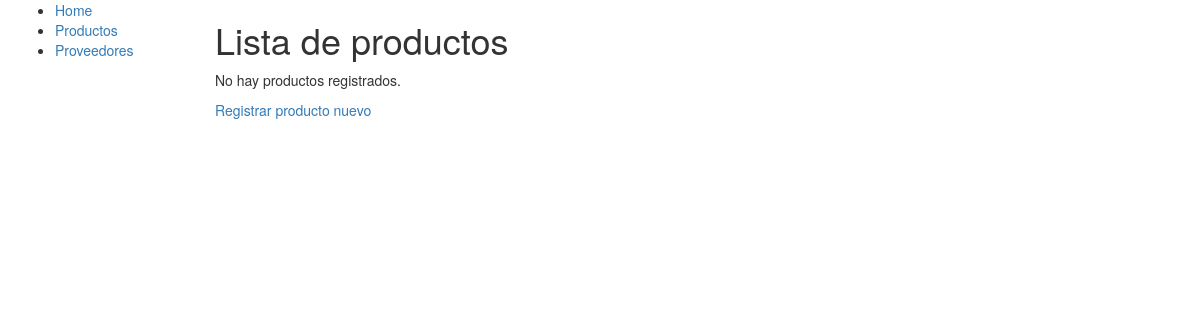
/mostrarproductos/, run on an earlier commit of the app's database.
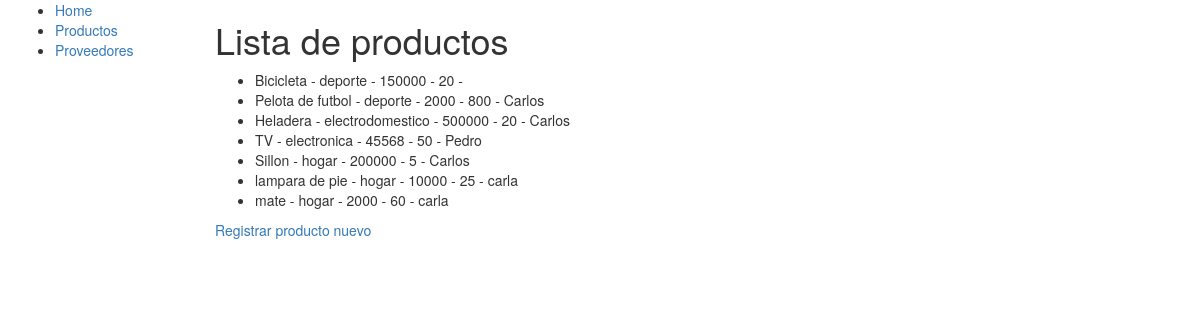
And on a later commit of the database.
### compra/models.py (models this page shows, shortened)
class Producto(models.Model):
    nombre = models.CharField(max_length=50, primary_key=True)
    precio = models.IntegerField()
    categorias= (
        ( 'electronica', 'electronica'),
        ('electrodomestico','electrodomestico'),
        ('hogar','hogar'),
        ('deporte','deportes')
    )
    categoria = models.CharField(max_length=30,choices=categorias)
    stockActual = models.IntegerField(default=0)
    proveedor = models.ForeignKey('Proveedor',on_delete=models.CASCADE)
    class Meta:
        ordering = ["categoria","nombre"]

class Proveedor(models.Model):
    nombre = models.CharField(max_length=50)
    apellido = models.CharField(max_length=20)
    dni = models.CharField(max_length=10,help_text='Sin puntos',primary_key=True)
    provincia=models.CharField(max_length=30)
    class Meta:
        ordering = ["nombre"]
    def __str__(self):
        return self.nombre

### compra/views.py (the view)
# urls.py: path('mostrarproductos/',views.mostrarProd.as_view(),name='mostrarprod'),
class mostrarProd(generic.ListView):
   model = Producto
   paginate_by = 10

### compra/templates/compra/producto_list.html
{% extends "compra/basegenerica.html" %}
{% block content %}
    <h1>Lista de productos</h1>
    {% if producto_list %}
    <ul>
      {% for producto in producto_list %}
      <li>
        {{ producto.nombre }} - {{producto.categoria}} - {{producto.precio}} - {{producto.stockActual}} - {{producto.proveedor}}
      </li>
      {% endfor %}
    </ul>
    {% else %}
      <p>No hay productos registrados.</p>
    {% endif %}
    <a href="{% url 'registrarprod' %}">Registrar producto nuevo</a>
{% endblock %}

### compra/templates/compra/basegenerica.html (shortened to what this page needs)
<!DOCTYPE html>
<html lang="en">
<head>
  <link rel="stylesheet" href="https://maxcdn.bootstrapcdn.com/bootstrap/3.3.7/css/bootstrap.min.css">
  {% load static %}
  <link rel="stylesheet" type="text/css" hfer="¨{% static 'css/style.css' %}" media="screen,projection">
</head>
<body>
  <div class="container-fluid">
    <div class="row">
      <div class="col-sm-2">
      {% block sidebar %}
      <ul class="sidebar-nav">
          <li><a href="{% url 'index' %}">Home</a></li>
          <li><a href="{% url 'mostrarprod' %}">Productos</a></li>
          <li><a href="{% url 'mostrarprov' %}">Proveedores</a></li>
      </ul>
     {% endblock %}
      </div>
      <div class="col-sm-10 ">
      {% block content %}{% endblock %}
      </div>
    </div>
  </div>
</body>
</html>

What changed in the data, as far as the page shows it:
added Producto: nombre "Bicicleta", categoria "deporte", precio "150000", stockActual "20"
added Producto: nombre "Pelota de futbol", categoria "deporte", precio "2000", stockActual "800", proveedor "Carlos"
added Producto: nombre "Heladera", categoria "electrodomestico", precio "500000", stockActual "20", proveedor "Carlos"
added Producto: nombre "TV", categoria "electronica", precio "45568", stockActual "50", proveedor "Pedro"
added Producto: nombre "Sillon", categoria "hogar", precio "200000", stockActual "5", proveedor "Carlos"
added Producto: nombre "lampara de pie", categoria "hogar", precio "10000", stockActual "25", proveedor "carla"
added Producto: nombre "mate", categoria "hogar", precio "2000", stockActual "60", proveedor "carla"
Also different on the page:
text no longer shown: "No hay productos registrados."
